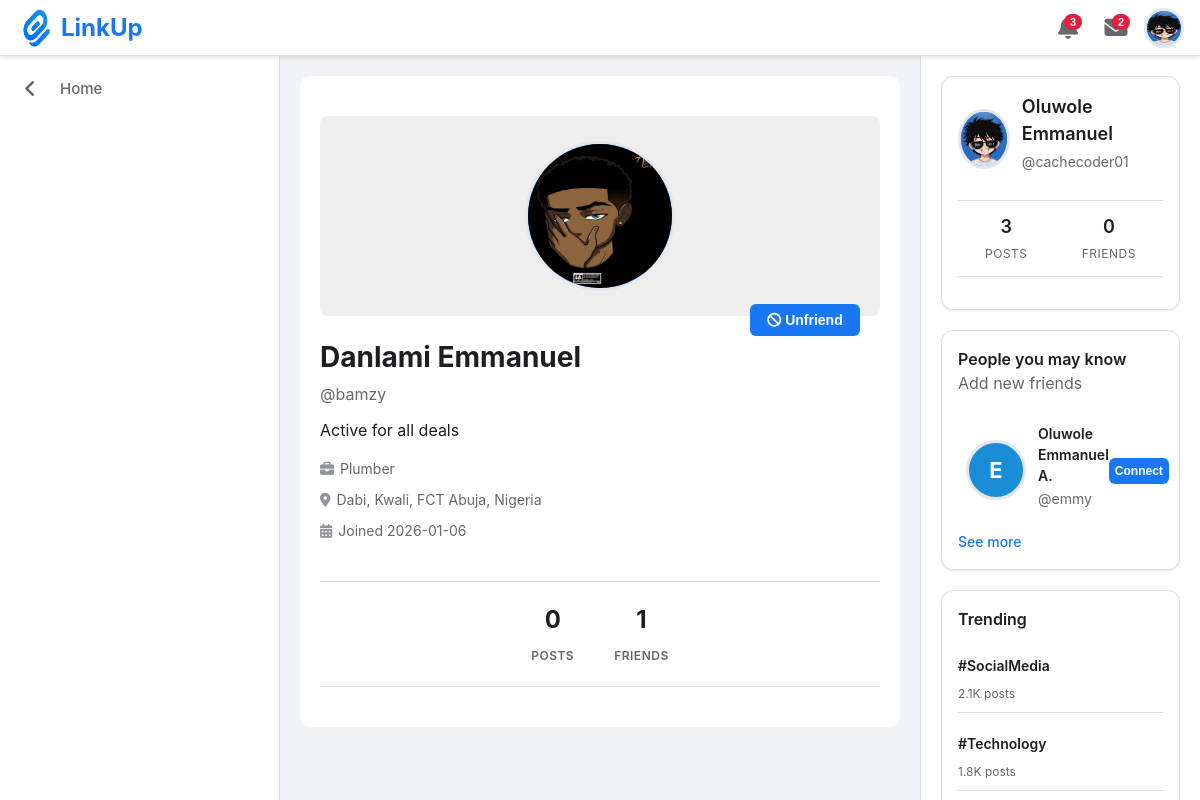
/profile_view.php?id=9 (signed in), run on the app's committed database.
### tables this page shows
CREATE TABLE `users` (
  `id` int(11) NOT NULL,
  `date` date NOT NULL DEFAULT current_timestamp(),
  `profile` int(1) NOT NULL,
  `username` varchar(20) NOT NULL,
  `email` varchar(100) NOT NULL,
  `password` varchar(255) NOT NULL,
  `full_name` varchar(50) NOT NULL,
  `profile_img` varchar(255) NOT NULL,
  `bio` text NOT NULL,
  `profession` varchar(20) NOT NULL,
  `location` varchar(50) NOT NULL
);

### post.php (called while the page is built, shortened)
<?php
    include 'config/db_connect.php';
    function getProfileInfo($poster_id) {
        global $conn;
            $stmt = $conn->prepare("SELECT * FROM users WHERE id = ? LIMIT 1");
            $stmt ->bind_param("i", $poster_id);
            $stmt ->execute();
            $result = $stmt -> get_result();
            if ($result -> num_rows === 1) {
                return $result->fetch_assoc();
            }
            return null;
    }
    function getFindFriends($user_id) {
        global $conn;
        $stmt = $conn->prepare("
            SELECT * FROM users WHERE id != ? AND id NOT IN (
                SELECT friend_id FROM friends WHERE user_id = ?
                UNION
                SELECT user_id FROM friends WHERE friend_id = ?
            )
            ORDER BY full_name ASC
        ");
        $stmt ->bind_param("iii", $user_id, $user_id, $user_id);
        $stmt ->execute();
        $result = $stmt->get_result();
        $users = [];
        while ($row = $result->fetch_assoc()) {
            $users[] = $row;
        }
        return $users;
    }
?>

### profile_view.php (the view, shortened to what this page needs)
<!DOCTYPE html>
<html lang="en">
<head>
    <link rel="stylesheet" href="assets/css/social-dashboard.css">
    <link rel="stylesheet" href="assets/fonts/css/all.min.css">
</head>
<body>
<?php
    include 'config/db_connect.php';
    $email = $_SESSION["email"];
    $user_id = $_SESSION['user_id'];
    $stmt = $conn->prepare("SELECT * FROM users WHERE email = ?");
    $stmt ->bind_param("s", $email);
    $stmt ->execute();
    $result = $stmt -> get_result();
    if ($result -> num_rows > 0) {
        while ($row = $result -> fetch_assoc()) {
            $username = $row["username"];
            $profile_img = $row["profile_img"];
            $name =  $row["full_name"];
            $p_avater = substr($username, 0, 1);
        }
    }
?>
    <header class="header">
        <div class="header-left">
            <img src="assets/images/logo1.png" alt="LinkUp Logo" class="header-logo">
            <h1 class="brand-name">LinkUp</h1>
        </div>
        <div class="header-right">
            <div class="header-icons">
                <button class="icon-btn">
                    <span class="notification-badge">3</span>
                </button>
                <button class="icon-btn">
                    <span class="notification-badge">2</span>
                </button>
            </div>
            <div class="user-menu user">
                <button class="icon-btn">
                    <div class="default-avatar-placeholder">
                        <?php
                            if (empty($profile_img)) {
                                echo '<p>'.strtoupper($p_avater).'</p>';
                            }else {
                                echo '<img src="assets/images/profiles/'.$profile_img.'">';
                            }
                        ?>
                    </div>
                </button>
            </div>
        </div>
    </header>
    <div class="main-container">
        <aside class="sidebar">
            <nav class="sidebar-nav">
                <a href="javascript:history.back()" class="nav-item tablink">
                    <i class="fa fa-angle-left"></i>
                    <span>Home</span>
                </a>
            </nav>
        </aside>
        <main class="main-feed">
            <?php
            include 'post.php';
                $poster_id = $_GET["id"];
                $profile = getProfileInfo($poster_id);
                $full_name = $profile['full_name'];
                $p_username = $profile['username'];
                $p_profile = $profile['profile_img'];
                $p_bio = $profile['bio'];
                $p_prof = $profile['profession'];
                $p_location = $profile['location'];
                $p_datejoined = $profile['date'];
                $pp_avatar = substr($p_username, 0, 1);
            ?>
            <section>
                <div class="profile-view">
                    <div class="modal-body">
                        <div class="profile-details">
                            <div class="profile-header-section">
                                <div class="profile-cover">
                                    <div class="cover-placeholder">
                                        <div class="default-avatar-placeholder">
                                            <?php
                                                if (empty($p_profile)) {
                                                    echo '<p>'.strtoupper($pp_avatar).'</p>';
                                                }else {
                                                    echo '<img src="assets/images/profiles/'.$p_profile.'">';
                                                }
                                            ?>
                                        </div>
                                    </div>
                                    <?php
                                        $stmt = $conn->prepare("SELECT * FROM friends WHERE request='approved'
                                            AND (
                                                (user_id = ? AND friend_id = ?)
                                            )
                                        ");
                                        $stmt->bind_param("ii", $user_id, $poster_id);
                                        $stmt->execute();
                                        $result = $stmt->get_result();
                                        if ($result -> num_rows > 0) {
                                            echo '<form method="POST" action="follow.php">
                                                    <input type="hidden" name="id" value="'.$poster_id.'">
                                                    <input type="hidden" name="action" value="unfriend">
                                                    <button type="submit" class="btn-primary connect">
                                                        <i class="fas fa-ban"></i>
                                                        <span>Unfriend</span>
                                                    </button>
                                                </form>
                                            ';
                                        }elseif($poster_id == $user_id) {
                                            echo null;
                                        }
                                    ?>
                                </div>
                                <div class="profile-info-section">
                                    <div class="profile-details-info">
                                        <h2><?= $full_name ?></h2>
                                        <p class="profile-username">@<?= $p_username ?></p>
                                        <p class="profile-bio"><?= ucfirst($p_bio) ?></p>
                                        <div class="profile-meta">
                                            <span class="meta-item">
                                                <i class="fas fa-briefcase"></i>
                                                <?php
                                                    if (empty($p_prof)) {
                                                        echo 'Not set yet';
                                                    }else {
                                                        echo $p_prof;
                                                    }
                                                ?>
                                            </span>
                                            <span class="meta-item">
                                                <i class="fas fa-map-marker-alt"></i>
                                                <?php
                                                    if (empty($p_location)) {
                                                        echo 'Not set yet';
                                                    }else {
                                                        echo $p_location;
                                                    }
                                                ?>
                                            </span>
                                            <span class="meta-item" id="profileJoined">
                                                <i class="fas fa-calendar-alt"></i> Joined <?= $p_datejoined ?>
                                            </span>
                                        </div>
                                    </div>
                                </div>
                            </div>
                            <div class="profile-stats-detailed">
                                <div class="stat-detail">
                                    <span class="stat-number-large">
                                        <?php
                                            $stmt = $conn->prepare("SELECT * FROM posts WHERE user_id = ?");
                                            $stmt ->bind_param("i", $poster_id);
                                            $stmt ->execute();
                                            $result = $stmt -> get_result();
                                            $count = $result -> num_rows;
                                            if ($count > 0) {
                                                echo $count;
                                            }else {
                                                echo '0';
                                            }
                                        ?>
                                    </span>
                                    <span class="stat-label-large">Posts</span>
                                </div>
                                <div class="stat-detail">
                                    <span class="stat-number-large">
                                        <?php
                                            $stmt = $conn->prepare("SELECT count(*) AS total_friends FROM friends WHERE user_id = ?");
                                            $stmt ->bind_param("i", $poster_id);
                                            $stmt ->execute();
                                            $result = $stmt->get_result()->fetch_assoc();
                                            $friends = $result['total_friends'];
                                            echo $friends;
                                        ?>
                                    </span>
                                    <span class="stat-label-large">Friends</span>
                                </div>
                            </div>
                        </div>
                    </div>
                </div>
            </div>
    <aside class="right-sidebar">
        <div class="profile-card">
            <div class="profile-header">
                    <div class="default-avatar-placeholder">
                        <?php
                            if (empty($profile_img)) {
                                echo '<p>'.strtoupper($p_avater).'</p>';
                            }else {
                                echo '<img src="assets/images/profiles/'.$profile_img.'">';
                            }
                        ?>
                    </div>
                <div class="profile-info">
                    <h4 class="profile-name"><?= $name ?></h4>
                    <p class="profile-username">@<?= $username ?></p>
                </div>
            </div>
            <div class="profile-stats">
                <div class="stat">
                    <span class="stat-number" id="postsCount">
                        <?php
                            $stmt = $conn->prepare("SELECT * FROM posts WHERE user_id = ?");
                            $stmt ->bind_param("i", $user_id);
                            $stmt ->execute();
                            $result = $stmt -> get_result();
                            $count = $result -> num_rows;
                            if ($count > 0) {
                                echo $count;
                            }else {
                                echo '0';
                            }
                        ?>
                    </span>
                    <span class="stat-label">Posts</span>
                </div>
                <div class="stat">
                    <span class="stat-number">0</span>
                    <span class="stat-label">Friends</span>
                </div>
            </div>
        </div>
        <div class="suggestions-card">
            <div class="card-header">
                <h4>People you may know</h4>
                <p>Add new friends</p>
            </div>
            <div class="suggestions-list">
            <?php
                    $users = getFindFriends($user_id);
                    if (!empty($users)) {
                        foreach ($users as $user) {
                            $f_id = $user["id"];
                            $f_name = $user['full_name'];
                            $f_username = $user["username"];
                            $f_profile_img = $user["profile_img"];
                            $F_p_avatar = substr($f_username, 0, 1);
                        echo '<div class="suggestion-item">
                                <a href="profile_view.php?id='.$f_id.'" class="suggestion-info">
                                    <div class="suggestion-avatar">
                                        <div class="default-avatar-placeholder">';
                                            if (empty($f_profile_img)) {
                                                echo '<p>'.strtoupper($F_p_avatar).'</p>';
                                            }else {
                                                echo '<img src="assets/images/profiles/'.$f_profile_img.'">';
                                            }
                                    echo '</div>
                                    </div>
                                    <div class="suggestion-details">
                                        <h5>'.ucwords($f_name).'</h5>
                                        <p>@'.$f_username.'</p>
                                    </div>
                                </a>
                                <form method="POST" action="follow.php">
                                    <input type="hidden" name="id" value="'.$f_id.'">
                                    <input type="hidden" name="action" value="follow">
                                    <button type="submit" class="follow-btn">Connect</button>
                                </form>
                            </div>';
                        }
                    }else {
                        echo '<p class="no-suggestions">No suggested friends</p>';
                    }
                ?>
            </div>
            <a href="#" class="see-all">See more</a>
        </div>
        <div class="trending-card">
            <div class="card-header">
                <h4>Trending</h4>
            </div>
            <div class="trending-list">
                <div class="trending-item">
                    <span class="trend-hashtag">#SocialMedia</span>
                    <span class="trend-count">2.1K posts</span>
                </div>
                <div class="trending-item">
                    <span class="trend-hashtag">#Technology</span>
                    <span class="trend-count">1.8K posts</span>
                </div>
            </div>
        </div>
    </aside>
</body>
</html>

### data on the page
users: profile_img (picture), full_name "Oluwole Emmanuel", username "cachecoder01"
users: profile_img (picture), full_name "Danlami Emmanuel", username "bamzy", bio "Active for all deals", profession "Plumber", location "Dabi, Kwali, FCT Abuja, Nigeria", date "2026-01-06"
users: username "E", full_name "Oluwole Emmanuel A.", username "emmy"

### other printed values
$friends "1"
$count "3"
